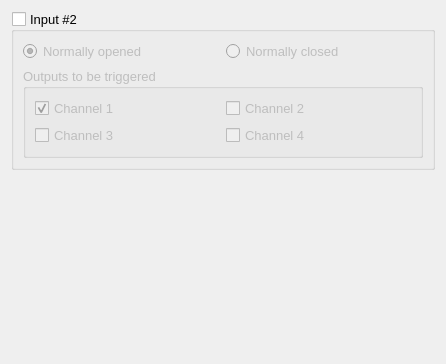
      <widget class="QWidget" name="tIn_2">
       <attribute name="title">
        <string>In 2</string>
       </attribute>
       <attribute name="toolTip">
        <string>Input #2 settings</string>
       </attribute>
       <layout class="QVBoxLayout" name="verticalLayout_10">
        <item>
         <widget class="QGroupBox" name="gbIn_2">
          <property name="font">
           <font>
            <pointsize>10</pointsize>
            <kerning>false</kerning>
           </font>
          </property>
          <property name="title">
           <string>Input #2</string>
          </property>
          <property name="checkable">
           <bool>true</bool>
          </property>
          <property name="checked">
           <bool>false</bool>
          </property>
          <layout class="QVBoxLayout" name="verticalLayout_9">
           <item>
            <layout class="QHBoxLayout" name="horizontalLayout_2">
             <item>
              <widget class="QRadioButton" name="rbNO_2">
               <property name="text">
                <string>Normally opened</string>
               </property>
               <property name="checked">
                <bool>true</bool>
               </property>
              </widget>
             </item>
             <item>
              <widget class="QRadioButton" name="rbNC_2">
               <property name="text">
                <string>Normally closed</string>
               </property>
              </widget>
             </item>
            </layout>
           </item>
           <item>
            <widget class="QGroupBox" name="gbInOutputs_2">
             <property name="minimumSize">
              <size>
               <width>400</width>
               <height>0</height>
              </size>
             </property>
             <property name="title">
              <string>Outputs to be triggered</string>
             </property>
             <property name="checkable">
              <bool>false</bool>
             </property>
             <layout class="QGridLayout" name="gridLayout_9">
              <item row="0" column="0">
               <widget class="QCheckBox" name="cbChnl_1_In_2">
                <property name="minimumSize">
                 <size>
                  <width>70</width>
                  <height>0</height>
                 </size>
                </property>
                <property name="text">
                 <string>Channel 1</string>
                </property>
                <property name="checked">
                 <bool>true</bool>
                </property>
               </widget>
              </item>
              <item row="0" column="1">
               <widget class="QCheckBox" name="cbChnl_2_In_2">
                <property name="minimumSize">
                 <size>
                  <width>70</width>
                  <height>0</height>
                 </size>
                </property>
                <property name="text">
                 <string>Channel 2</string>
                </property>
               </widget>
              </item>
              <item row="1" column="0">
               <widget class="QCheckBox" name="cbChnl_3_In_2">
                <property name="minimumSize">
                 <size>
                  <width>70</width>
                  <height>0</height>
                 </size>
                </property>
                <property name="text">
                 <string>Channel 3</string>
                </property>
               </widget>
              </item>
              <item row="1" column="1">
               <widget class="QCheckBox" name="cbChnl_4_In_2">
                <property name="minimumSize">
                 <size>
                  <width>70</width>
                  <height>0</height>
                 </size>
                </property>
                <property name="text">
                 <string>Channel 4</string>
                </property>
               </widget>
              </item>
             </layout>
            </widget>
           </item>
          </layout>
         </widget>
        </item>
        <item>
         <spacer name="verticalSpacer_5">
          <property name="orientation">
           <enum>Qt::Vertical</enum>
          </property>
          <property name="sizeHint" stdset="0">
           <size>
            <width>20</width>
            <height>183</height>
           </size>
          </property>
         </spacer>
        </item>
       </layout>
      </widget>
